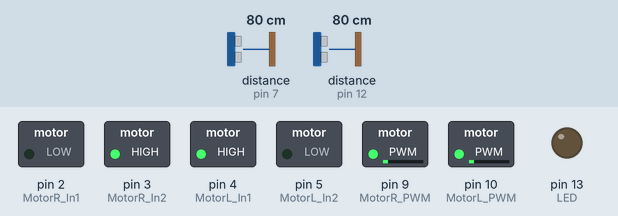
The sketch below on a simulated Arduino Uno, built with avr-gcc and run on an emulated ATmega328P. On the bench: switched loads named in the sketch (green lamp = pin HIGH), output pins drawn as LEDs (lit = HIGH). Wiring (inferred from the names in the program): 2 × ultrasonic range finder: trigger pin 6, echo pin 7 / trigger pin 11, echo pin 12. The test bench sets the inputs (shaded band); at power-on: distance to the obstacle (sensors on pin 7, pin 12) 80 cm. The echo pulse lasts 58.3 µs per cm; pins used as bus, display or sensor lines are not drawn.

Above: at 1.2 s.
1.3 s: distance to the obstacle (sensor on pin 7) set to 27 cm
2.8 s: distance to the obstacle (sensor on pin 7) set to 23 cm
At 4.0 s:
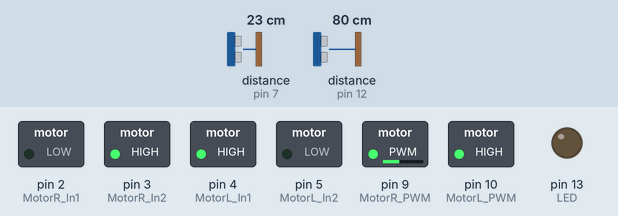
4.3 s: distance to the obstacle (sensor on pin 12) set to 28 cm
5.8 s: distance to the obstacle (sensor on pin 12) set to 24 cm
At 6.4 s:
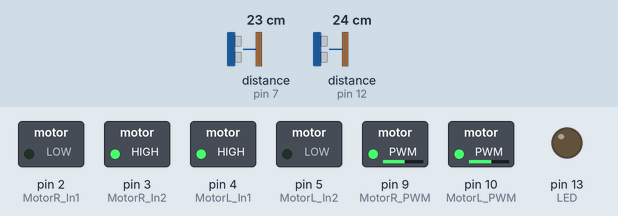
7.3 s: distance to the obstacle (sensor on pin 7) set to 2 cm
At 10.1 s:
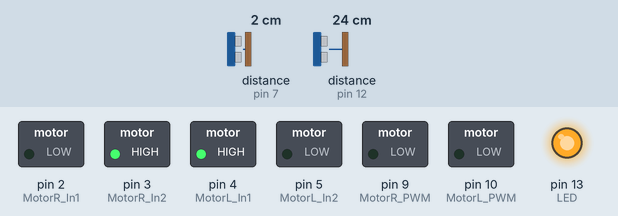
10.3 s: distance to the obstacle (sensor on pin 7) set to 6 cm
11.8 s: distance to the obstacle (sensor on pin 7) set to 9 cm
At 14.8 s:
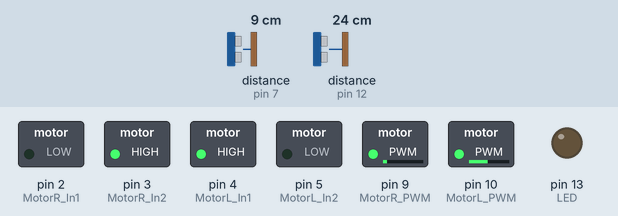
Timing chart, 0 to 34.2 s (numbered marks = the images above; inputs shaded):
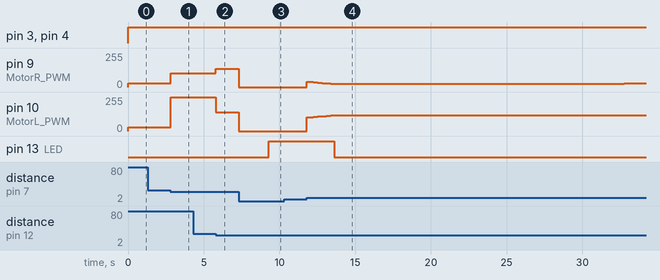

The sketch:

Following_robot.ino
```cpp
#define MotorR_In1 2
#define MotorR_In2 3
#define MotorR_PWM 9
#define MotorL_In1 4
#define MotorL_In2 5
#define MotorL_PWM 10
#define LED 13

#define UL_R_TRIG 6
#define UL_R_ECHO 7
#define UL_L_TRIG 11
#define UL_L_ECHO 12

#define INTERVAL_MS 10

#define MAX_RANGE 250 //[mm]
#define MIN_RANGE 68 //[mm]

#define DUTY_OFFSET 25
#define MOTOR_R_OFFSET 0
#define MOTOR_L_OFFSET 0
#define MAX_STRAIGHT_OFFSET 35
#define MAX_CURVE_OFFSET 23

int Sys_counter_recent = 0;

int UL_R_distance = 0;
int UL_L_distance = 0;

typedef enum motor_status{
  MS_FREE,
  MS_FORWARD,
  MS_BACKWARD,
  MS_BRAKE,
} MOTOR_STAT;

typedef enum motor{
  M_R,
  M_L,
} MOTOR;

typedef enum ul_sensor{
  UL_R = 0,
  UL_L = 1,
} UL_SENSOR;

void setup() {
  Serial.begin(9600);
  GPIO_init();
}

bool adjust_flag = false;
int start_time;
int stop_time;

void loop() {
  int motor_r_duty = 0;
  int motor_l_duty = 0;
  int straight_duty_offset = 0;
  int curve_duty_offset = 0;

  UL_R_distance = get_distance(UL_R, 0.0, false, false);
  UL_L_distance = get_distance(UL_L, 0.0, false, false);

  if(adjust_flag){
    if(millis()-start_time >= 1800){
      adjust_flag = false;
    }
    UL_L_distance -= (int)(50.0 * (1800.0 - (millis()-(double)start_time))/(1800.0));
    //UL_R_distance += 4;
    if(UL_L_distance <= MIN_RANGE){
      UL_L_distance = MIN_RANGE;
    }
  }

  straight_duty_offset = (int) ( (double)(min(UL_R_distance,UL_L_distance) - MIN_RANGE) / (double)(MAX_RANGE - MIN_RANGE) * (double)MAX_STRAIGHT_OFFSET ) ;
  curve_duty_offset = (int) ( (double)(UL_R_distance-UL_L_distance) / (double)(MAX_RANGE-MIN_RANGE) * (double)MAX_CURVE_OFFSET );

  if(min(UL_R_distance,UL_L_distance) == MIN_RANGE){
    motor_r_duty = 0;
    motor_l_duty = 0;
    if(millis()-stop_time >= 2000){
      adjust_flag = true;
      start_time = millis();
    }
  }else{
    stop_time = millis();
    if(adjust_flag){
      motor_r_duty = 4 + DUTY_OFFSET + MOTOR_R_OFFSET + straight_duty_offset + curve_duty_offset;
    }else{
      motor_r_duty = DUTY_OFFSET + MOTOR_R_OFFSET + straight_duty_offset + curve_duty_offset;
    }
    motor_r_duty = DUTY_OFFSET + MOTOR_R_OFFSET + straight_duty_offset + curve_duty_offset;
    motor_l_duty = DUTY_OFFSET + MOTOR_L_OFFSET + straight_duty_offset - curve_duty_offset;
  }
  digitalWrite(LED,adjust_flag);

  Ctrl_Motor(M_R,MS_FORWARD,motor_r_duty);
  Ctrl_Motor(M_L,MS_BACKWARD,motor_l_duty);

  //タイミング待ち
  while(true){
    if(millis()-Sys_counter_recent > INTERVAL_MS){
      Sys_counter_recent = millis();
      break;
    }
  }
}

int get_distance(UL_SENSOR side, float temp, bool en_temp, bool debug){
  float raw_dist = 0.0;
  static int recent_dist[2] = {0};
  int dist = 0;
  switch(side){
    case UL_R:
      digitalWrite(UL_R_TRIG, LOW);
      delayMicroseconds(2);
      digitalWrite(UL_R_TRIG, HIGH);
      delayMicroseconds(10);
      digitalWrite(UL_R_TRIG, LOW);
      raw_dist = pulseIn(UL_R_ECHO, HIGH, 50000) / 2.0;
      break;
    case UL_L:
      digitalWrite(UL_L_TRIG, LOW);
      delayMicroseconds(2);
      digitalWrite(UL_L_TRIG, HIGH);
      delayMicroseconds(10);
      digitalWrite(UL_L_TRIG, LOW);
      raw_dist = pulseIn(UL_L_ECHO, HIGH, 50000) / 2.0;
      break;
  }
  if(en_temp){
    dist =  int(raw_dist * (331.5 + 0.6*temp) * 0.001);
  }else{
    dist =  int(raw_dist * 340.0 * 0.001);
  }
  if(dist == 0){
    dist = recent_dist[side];
  }else{
    if(dist >= MAX_RANGE){
      dist = recent_dist[side];
    }else if(dist <= MIN_RANGE){
      dist = MIN_RANGE;
    }
    recent_dist[side] = dist;
  }
  if(debug){
    switch(side){
      case UL_R:
        Serial.print("UL_R [mm] : ");
        Serial.println(dist);
        break;
      case UL_L:
        Serial.print("UL_L [mm] : ");
        Serial.println(dist);
        break;
    }
  }
  return dist;
}

void Ctrl_Motor(MOTOR side, MOTOR_STAT stat, int duty){
  bool in_1 = LOW;
  bool in_2 = LOW;
  switch(stat){
    case MS_FREE:
      in_1 = LOW;
      in_2 = LOW;
      break;
    case MS_FORWARD:
      in_1 = LOW;
      in_2 = HIGH;
      break;
    case MS_BACKWARD:
      in_1 = HIGH;
      in_2 = LOW;
      break;
    case MS_BRAKE:
      in_1 = HIGH;
      in_2 = HIGH;
      break;
  }
  switch(side){
    case M_R:
      digitalWrite(MotorR_In1,in_1);
      digitalWrite(MotorR_In2,in_2);
      analogWrite(MotorR_PWM,map(duty, 0, 100, 0, 255));
      break;
    case M_L:
      digitalWrite(MotorL_In1,in_1);
      digitalWrite(MotorL_In2,in_2);
      analogWrite(MotorL_PWM,map(duty, 0, 100, 0, 255));
      break;
  }
}

void GPIO_init() {
  pinMode(MotorR_In1,OUTPUT);
  pinMode(MotorR_In2,OUTPUT);
  pinMode(MotorR_PWM,OUTPUT);
  pinMode(MotorL_In1,OUTPUT);
  pinMode(MotorL_In2,OUTPUT);
  pinMode(MotorL_PWM,OUTPUT);
  pinMode(UL_R_TRIG, OUTPUT);
  pinMode(UL_R_ECHO, INPUT);
  pinMode(UL_L_TRIG, OUTPUT);
  pinMode(UL_L_ECHO, INPUT);
  pinMode(LED, OUTPUT);
}
```

Measured:
- the behaviour switches between 26 and 25 cm on distance to the obstacle (sensor on pin 7) (found by bisection; images 0 and 1)
- the behaviour switches between 26 and 25 cm on distance to the obstacle (sensor on pin 12) (found by bisection; images 1 and 2)
- the behaviour switches between 7 and 8 cm on distance to the obstacle (sensor on pin 7) (found by bisection; images 3 and 4)
- after the input at 1.3 s, every drawn part: stays the same
- after the input at 2.8 s, pin 9 (MotorR_PWM): 30/255 → 102/255 at once; pin 10 (MotorL_PWM): 30/255 → 255/255 at once
- after the input at 4.3 s, every drawn part: stays the same
- after the input at 5.8 s, pin 9 (MotorR_PWM): 102/255 → 137/255 at once; pin 10 (MotorL_PWM): 255/255 → 142/255 at once
- after the input at 7.3 s, pin 9 (MotorR_PWM): 137/255 → 0/255 at once; pin 10 (MotorL_PWM): 142/255 → 0/255 at once; pin 13 (LED): LOW → HIGH after 2.0 s
- after the input at 10.3 s, every drawn part: stays the same
- after the input at 11.8 s, pin 9 (MotorR_PWM): 0/255 → 40/255 at once, → 38/255 0.14 s later, → 35/255 0.29 s later, → 33/255 0.29 s later, … (8 changes in this stretch); pin 10 (MotorL_PWM): moves from 0/255 to 119/255 over 21.0 s, starting at once; pin 13 (LED): HIGH → LOW after 1.8 s
